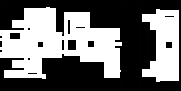
#> input picture assets/Aula_plattegrond_1stage.png, 181 x 91 px, found by its file name
$ jupyter execute --allow-errors 'normal and evac done - messy code2.ipynb'
#> lines starting #> are read from the running program, lines starting #| are printed output that depends on the picture; after the words box and inside, x2 and y2 are one past the last pixel; in counts of white or black regions, pixels touching at a corner belong together
[cell 1]
# import libraries
import matplotlib.pyplot as plt
import matplotlib.colors as mcolors
from matplotlib.animation import FuncAnimation
import mesa
from mesa import Agent, Model
from mesa.space import MultiGrid
from mesa.datacollection import DataCollector
import numpy as np
import math
from matplotlib import rc
import sys
from PIL import Image
import random
import pandas as pd

np.set_printoptions(threshold=sys.maxsize)

This code runs with mesa version 3.00 or higher

[cell 2]
# check mesa version
print("Mesa version: ", mesa.__version__)

[cell 3]
# Function to calculate Euclidean distance (distance between two points)
def euclidean_distance(pos1, pos2):
    # Use the formula to calculate distance between two coordinates
    return math.sqrt((pos1[0] - pos2[0]) ** 2 + (pos1[1] - pos2[1]) ** 2)

## Create floor plan for simulation

[cell 4]
def image_to_floor_plan(image_path, threshold=128):
    # Load the image
    img = Image.open(image_path)

    # Convert to grayscale
    grayscale_img = img.convert("L")  # "L" mode is 8-bit grayscale

    # Convert to numpy array
    img_array = np.array(grayscale_img)

    # Binarize the image based on the threshold
    floor_plan = (img_array < threshold).astype(int)  # 1 for obstacles, 0 for walkable

    return floor_plan

[cell 5]
floor_plan_dir = "./assets/aula_plattegrond_final.png"
#> (the rest of this cell did not finish here and is left out)


#> (a cell that did not finish here is left out)

# Base Model

[cell 7]
###################
### AGENT CLASS ###
###################

# Define the NavigationAgent class
class NavigationAgent(Agent):
    # [176 lines left out: functions __init__, check_visibility, check_visibility_agents, move_towards_target, take_stairs, step, not called in this run]

class Visitor(NavigationAgent):
    # [320 lines left out: functions __init__, move_randomly, find_friends, generate_coordinates, select_closest_location, normal_behaviour and 3 more, not called in this run]

        # super().step()    # Deze moet nog wel worden aangehaald, anders wordt die niet gedaan (take stairs, uit de simulatie halen)


class Crew(NavigationAgent):
    def __init__(self, model, vision=50):
        super().__init__(model, vision=vision)

    # [22 lines left out: functions step, broadcast_exits, not called in this run]

[cell 8]
###################
### MODEL CLASS ###
###################

# Define the model class to handle the overall environment
class FloorPlanModel(Model):
    def __init__(self, number_stages, num_agents, num_crew, agent_vision, crew_vision,
                 cell_capacity = 1, max_group_size = 5):
        super().__init__()  # `Model` class initialization

        self.number_stages = number_stages
        # Basic model settings
        if self.number_stages == 1:
            floor_plan_path = "./assets/aula_plattegrond_1stage.png"
        elif self.number_stages == 2:
            floor_plan_path = "./assets/aula_plattegrond_2stage.png"
        else:
            raise ValueError(f"Unsupported number_stages: {number_stages}")

        if num_agents > 1500:
            raise ValueError(f"Too many agents, please stay under 1.500 agents.")

        self.floor_plan = image_to_floor_plan(floor_plan_path)
        self.num_agents = num_agents
        self.num_crew = num_crew
        self.agent_vision = agent_vision
        self.crew_vision = crew_vision
        self.grid = MultiGrid(floor_plan.shape[1], floor_plan.shape[0], False)  # MESA grid with dimensions; False means no wrapping
        self.main_exit = [(0, y) for y in range(55, 61)] + [(0, y) for y in range(50, 53)] + [(0, y) for y in range(41, 44)] + [(0, y) for y in range(33, 39)]
        self.south_west_exit = [(x, 12) for x in range(42, 46)]
        self.north_west_exit = [(x, 83) for x in range(46, 50)]
        self.east_exit = [(114, y) for y in range(44, 50)]
        self.south_east_exit = [(120, y) for y in range(19, 21)]
        self.first_south_exit = [(x, 9) for x in range(156,160)]
        self.first_north_exit = [(x, 81) for x in range(156, 160)]

        # Combine all exit locations
        self.exit_locations = (
            self.main_exit +
            self.south_west_exit +
            self.north_west_exit +
            self.east_exit +
            self.south_east_exit +
            self.first_south_exit +
            self.first_north_exit
        )

        self.exit_locations_set = set(self.exit_locations)

        self.cell_capacity = cell_capacity # Only one agent per cell by default
        self.max_group_size = max_group_size
        self.alarm = True

        self.first_floor_area = {"x_range": (140, 180), "y_range": (0, 90)}
        self.ground_floor_area = {"x_range": (0, 125), "y_range": (10, 85)}
        self.bars_by_floor = {"first_floor": {"x_range": (165, 173), "y_range": (69, 74)}, "ground_floor": {"x_range_1": (28,36), "y_range_1": (17, 22), "x_range_2": (76, 84), "y_range_2": (58, 63)}}
        self.stages_by_floor = {"first_floor": {"x_range": (160, 175), "y_range": (30, 60)}, "ground_floor": {"x_range": (80, 105), "y_range": (35, 55)}}

        # Define obstacles, signs and stairs in the grid
        # y-axis needs to be inverted to get the right visualisation
        rows, cols = np.where(self.floor_plan == 1)
        max_y = max(rows)
        adjusted_rows = [max_y - y for y in rows]
        self.obstacles = list(zip(cols, adjusted_rows))
        self.obstacle_set = set(self.obstacles) # Increase efficiency by using a set instead of list

        bar_stage_cells = {
            (28,73), (36,73),                  # bar
            *[(x,y) for x in [36,41] for y in range(12,17)],   # stage
            *[(x,y) for x in [88,93] for y in range(41,47)],   # stage
            (76,27), (84,27),                  # bar
            *[(x,16) for x in [165,173]],      # bar
            *[(x,y) for x in [166,171] for y in range(42,48)]  # stage
        }

        self.obstacle_set_crew = self.obstacle_set.copy()
        self.obstacle_set_crew -= bar_stage_cells

        self.signs = []
        self.stairs_north_GF = [(12, y) for y in range(63, 71)]
        self.stairs_south_GF = [(12, y) for y in range(23,31)]
        self.stairs_north_FF = [(142, y) for y in range(69, 77)]
        self.stairs_south_FF = [(142, y) for y in range(14, 22)]
        self.all_stairs = set(self.stairs_north_GF + self.stairs_north_FF +
                           self.stairs_south_GF + self.stairs_south_FF)

        # Initialize cumulative exited count
        self.cumulative_exited = 0

        # Initialize DataCollector (MESA tool for tracking metrics across steps)
        self.datacollector = DataCollector(
            model_reporters={
                "Active Agents": lambda m: len(m.agents),  # Count of agents still active
                "Exited Agents": lambda m: sum(1 for agent in m.agents if isinstance(agent, Visitor) and agent.found_exit),
                "Cumulative Exited Agents": lambda m: m.cumulative_exited,  # Cumulative exited count

                # Agents in each of the defined exits:
                "Agents per Cell - Main Exit": lambda m: m.exit_density(m.main_exit),
                "Agents per Cell - South West Exit": lambda m: m.exit_density(m.south_west_exit),
                "Agents per Cell - North West Exit": lambda m: m.exit_density(m.north_west_exit),
                "Agents per Cell - East Exit": lambda m: m.exit_density(m.east_exit),
                "Agents per Cell - South East Exit": lambda m: m.exit_density(m.south_east_exit),
                "Agents per Cell - First South Exit": lambda m: m.exit_density(m.first_south_exit),
                "Agents per Cell - First North Exit": lambda m: m.exit_density(m.first_north_exit),
                "Agents per Cell - Stairs North": lambda m: m.exit_density(m.stairs_north_GF),
                "Agents per Cell - Stairs South": lambda m: m.exit_density(m.stairs_south_GF)
            },
            agent_reporters={
                #"Found Exit": lambda a: a.found_exit if isinstance(a, Visitor) else None,  # Reports exit status per agent
                # "Vo-gang": lambda a: a.my_group if isinstance(a, Visitor) else None,
                # "Number of friends": lambda a: len(a.friends) if isinstance(a, Visitor) else None,
                # "Friends": lambda a: a.friends if isinstance(a, Visitor) else None, # Add the friends
                # "Drunkness": lambda a: a.drinks if isinstance(a, Visitor) else None # Keep track of drunkness
                "State" : lambda a: a.state if isinstance(a, Visitor) else None,
                # "Toilet timer" : lambda a: a.toilet_timer if isinstance(a, Visitor) else None,
                # "Toilet delay" : lambda a: a.toilet_delay if isinstance(a, Visitor) else None,
                # "Bar timer" : lambda a: a.bar_timer if isinstance(a, Visitor) else None,
                # "Bar delay" : lambda a: a.bar_delay if isinstance(a, Visitor) else None,
                "Current location" : lambda a: a.pos if isinstance(a, Visitor) else None,
                "Target location": lambda a: a.target_location if isinstance(a, Visitor) else None,
                "Follower" : lambda a: a.follower if isinstance(a, Visitor) else None,
                "Observer" : lambda a: a.observer if isinstance(a, Visitor) else None,
                "Search timer" : lambda a: a.search_timer if isinstance(a, Visitor) else None
                # "Friends" : lambda a: a.friends if isinstance(a, Visitor) else None,
                # "Friends in ring" : lambda a: a.ring if isinstance(a, Visitor) else None,
                # "Chosen friend" : lambda a: a.chosen_friend if isinstance(a, Visitor) else None
                # "AIV large" : lambda a: a.aiv if isinstance(a, NavigationAgent) else None,
                # "FIV large" : lambda a: a.fiv if isinstance(a, NavigationAgent) else None,
                # "AIV small" : lambda a: a.aiv2 if isinstance(a, NavigationAgent) else None,
                # "FIV small" : lambda a: a.fiv2 if isinstance(a, NavigationAgent) else None
            }
        )

        self.place_agents(agent_vision)  # Place agents on the grid
        self.place_crew()
        self.datacollector.collect(self) # Collect data at the start of the simulation

    # [336 lines left out: functions image_to_floor_plan, place_agents, split_by_area, split_by_floor, place_crew, distribute_crew_to_exits and 4 more, not called in this run]

    # Model step function to update the simulation
    def step(self):
        self.agents.do("step")  # MESA 3.0 function to execute the `step` function of each agent
        self.datacollector.collect(self)  # MESA DataCollector collects metrics at each step

[cell 9]
number_of_stages = 1
#> number_of_stages = 1
number_of_agents = 1500
number_of_crew = 1
vision_agent = 30
vision_crew = 1

# Run the model and see the results
#> (the rest of this cell did not finish here and is left out)

#> call 2 of image_to_floor_plan, with image_path = './assets/aula_plattegrond_1stage.png', threshold = 128
#> in image_to_floor_plan, img is the input picture: PIL image 181x91 RGBA; mean R, G, B, A 113, 113, 113, 255
#> in image_to_floor_plan (call 2), `floor_plan = (img_array < threshold).astype(int)`:
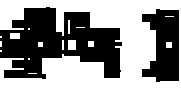
#> floor_plan: shape (91, 181) int64; values 0 (black) and 1 (white), 55.7% white; 2 black regions, box (x1, y1, x2, y2) and area: (0, 7, 122, 79) 5375, (142, 9, 179, 82) 1916

for i in range(100): # run the model for 5 steps
    model.step() # step the model by 1

# Collect the data from the model
model_data = model.datacollector.get_model_vars_dataframe()
agent_data = model.datacollector.get_agent_vars_dataframe()


$ run again, with assets/aula_BG.png copied over assets/Aula_plattegrond_1stage.png
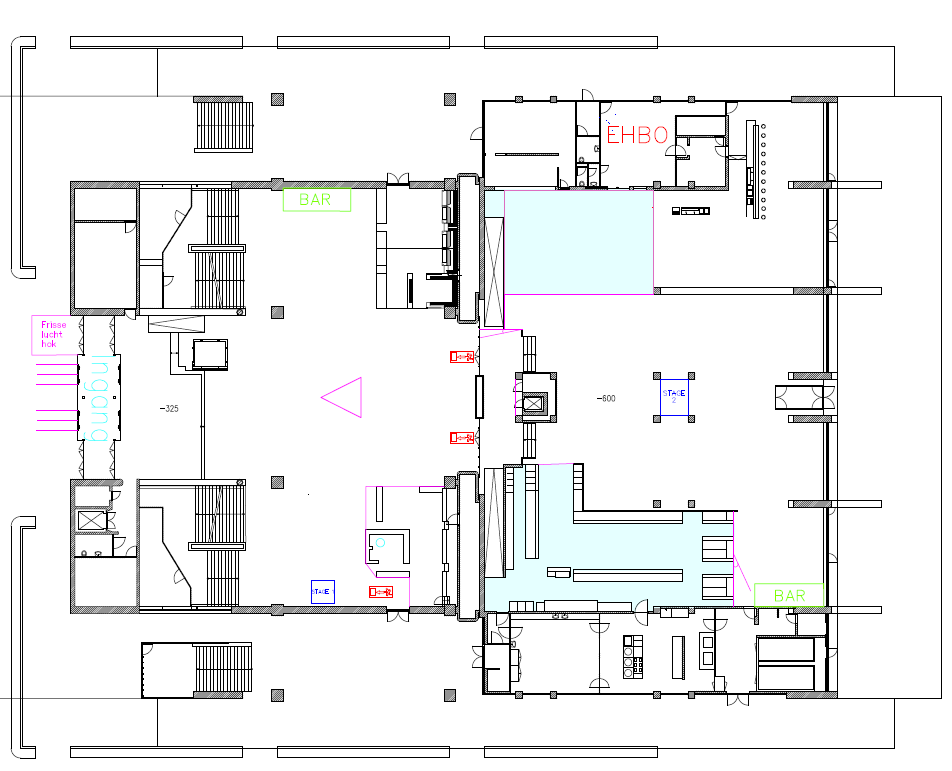
#> input picture assets/aula_BG.png, 952 x 771 px, found by its file name
#> number_of_stages = 1
#> in image_to_floor_plan, img is the input picture: PIL image 952x771 RGBA; mean R, G, B, A 237.9, 238.6, 239, 255
#> in image_to_floor_plan (call 2), `floor_plan = (img_array < threshold).astype(int)`:
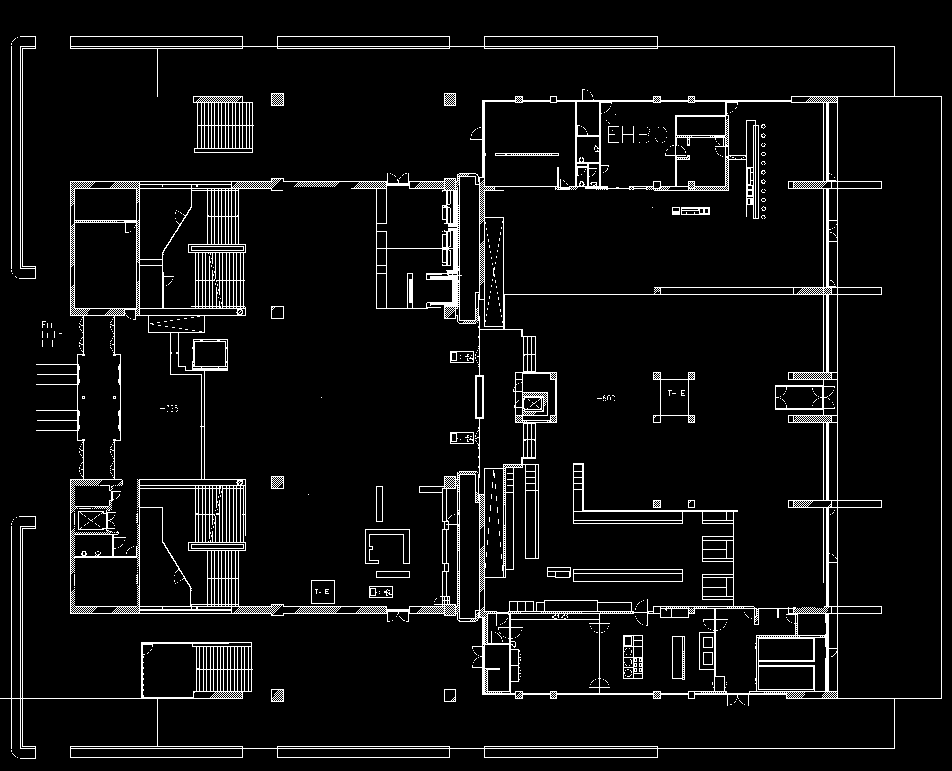
#> floor_plan: shape (771, 952) int64; values 0 (black) and 1 (white), 6.2% white in thin lines or dots

$ run again, with assets/aula_F1.PNG copied over assets/Aula_plattegrond_1stage.png
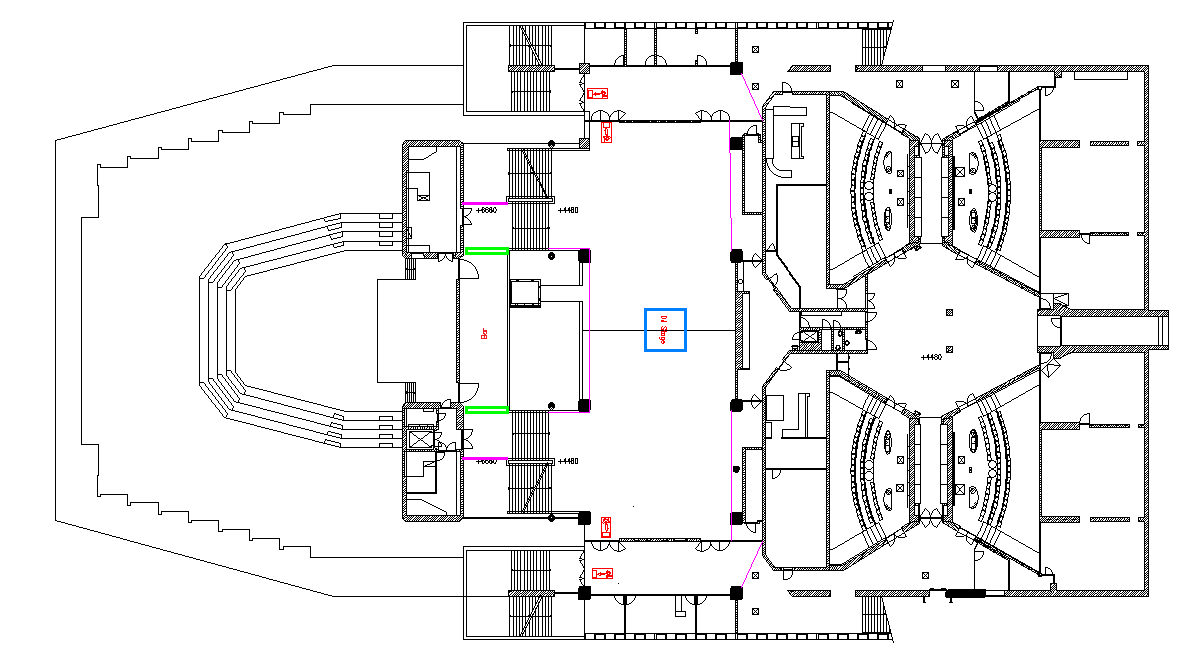
#> input picture assets/aula_F1.PNG, 1195 x 668 px, found by its file name
#> number_of_stages = 1
#> in image_to_floor_plan, img is the input picture: PIL image 1195x668 RGBA; mean R, G, B, A 236.6, 236.4, 236.6, 255
#> in image_to_floor_plan (call 2), `floor_plan = (img_array < threshold).astype(int)`:
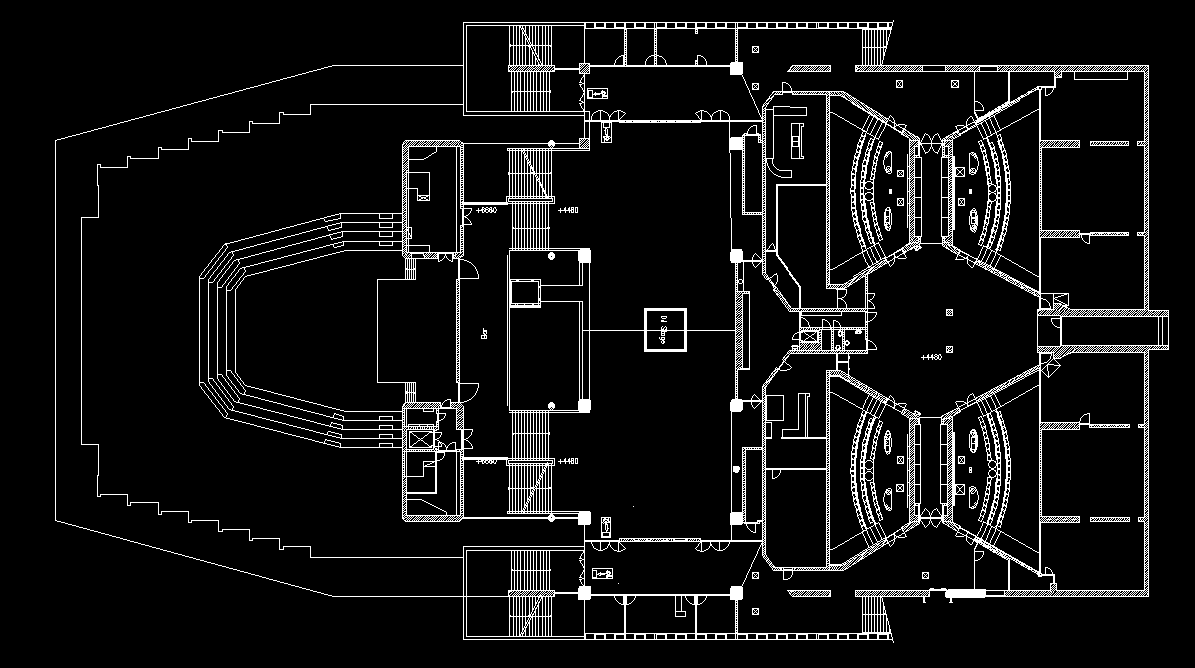
#> floor_plan: shape (668, 1195) int64; values 0 (black) and 1 (white), 7.3% white in thin lines or dots, all inside (x1, y1, x2, y2) = (55, 20, 1169, 643)
